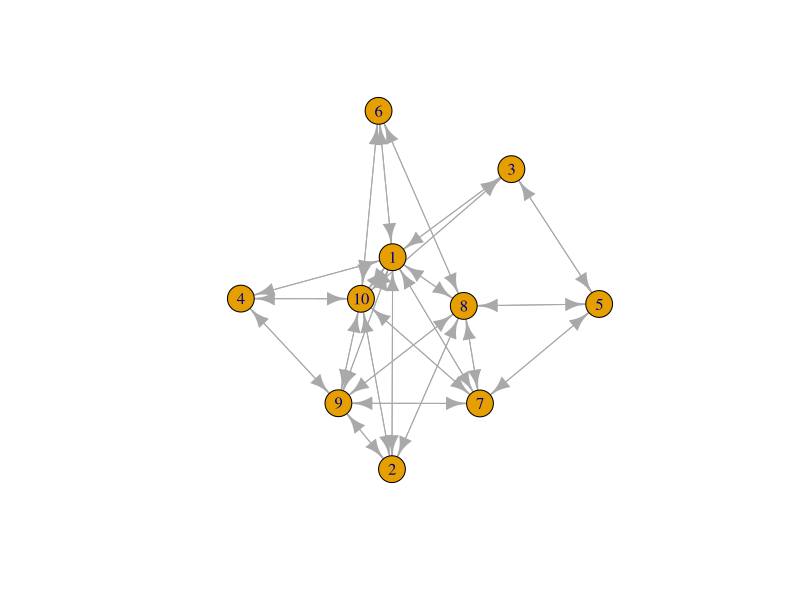
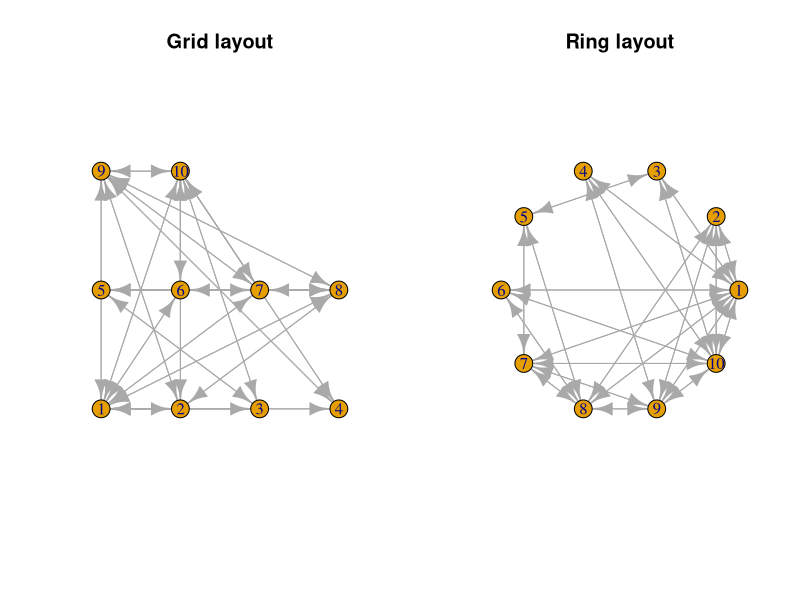
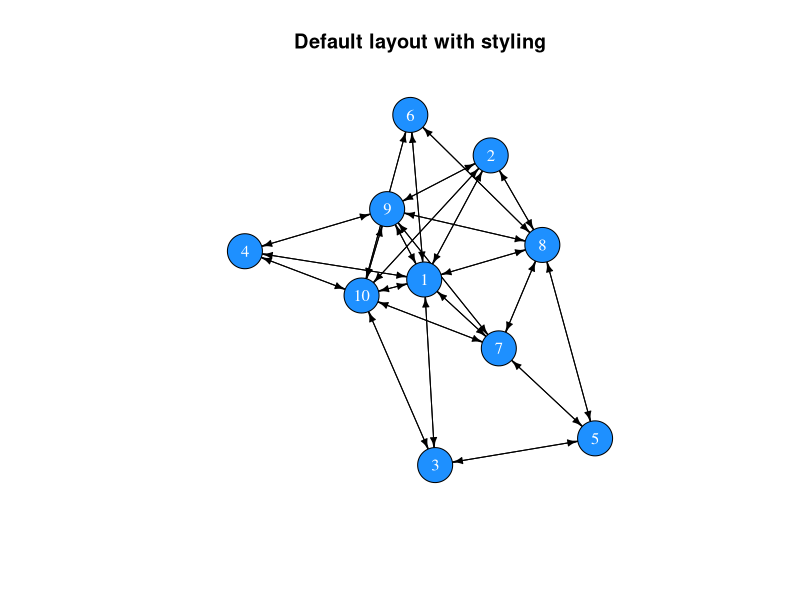
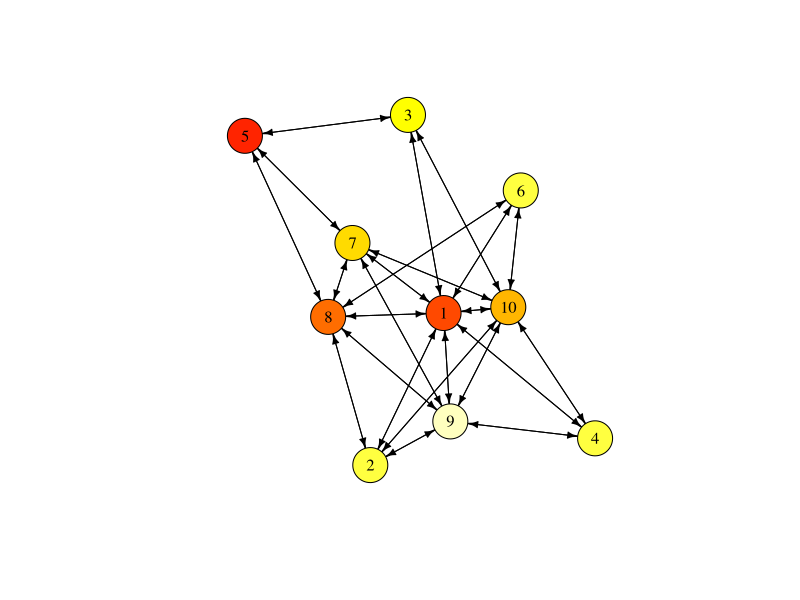
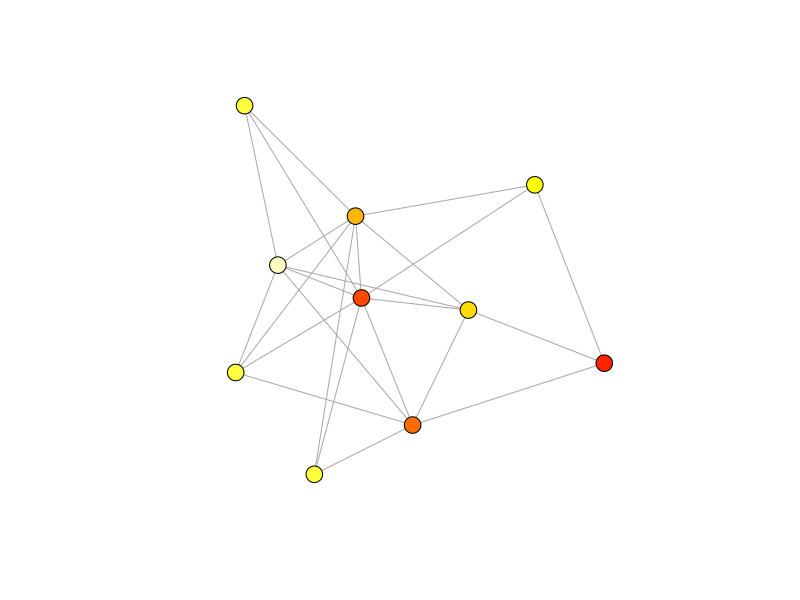
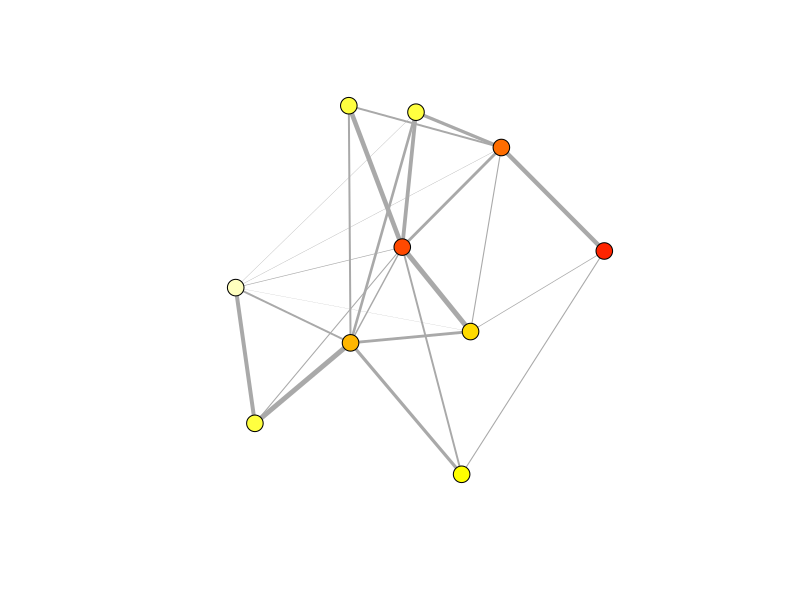
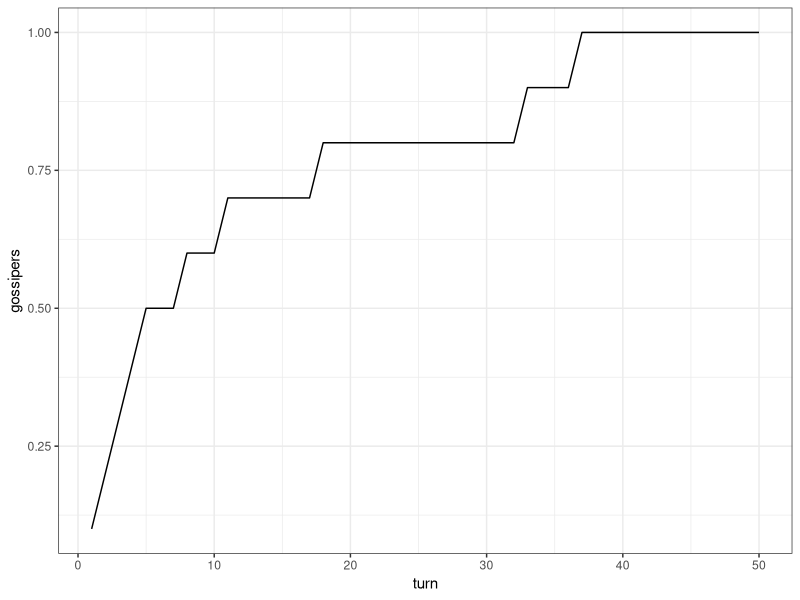
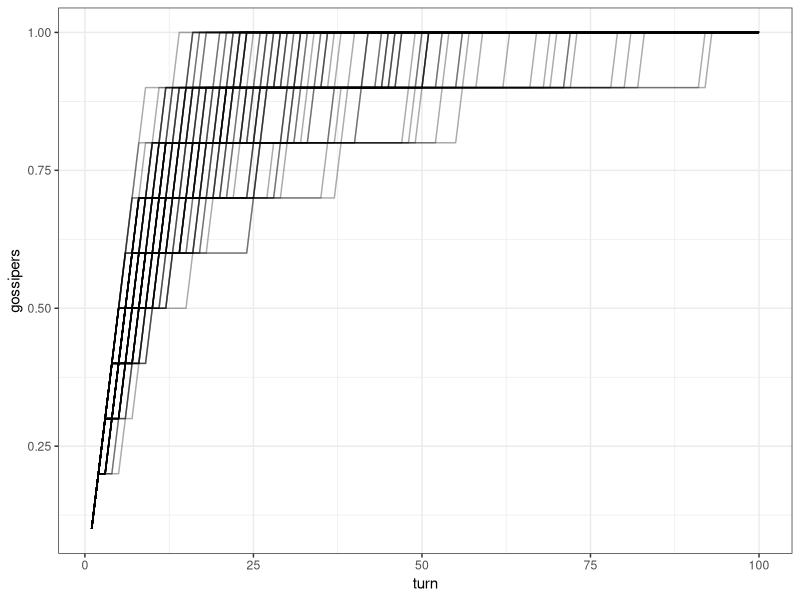

Write R code to recreate these figures, in order.
## ---- chunk 1
m <- matrix(c(0,1,1, 0,0,1, 1,1,0), nrow=3, byrow=T)
row.names(m) <- c("A","B","C")
colnames(m) <- c("A","B","C")
m
## ---- chunk 2
all(m[upper.tri(m)] == m[lower.tri(m)])
## ---- chunk 3
# Either
m[lower.tri(m)] <- t(m)[lower.tri(m)]
# or use m[2,1] <- 1
m
# Check whether the matrix is symmetric now:
all(m[upper.tri(m)] == m[lower.tri(m)])
## ---- chunk 4
n <- 10
adjm <- matrix(NA, ncol=n, nrow=n)
adjm
## ---- chunk 5
friendshipRatio <- 0.5

adjm[upper.tri(adjm)] <- sample(x = 0:1, 
                                size = n*(n-1)/2, 
                                replace = T, 
                                prob = c(1-friendshipRatio, friendshipRatio))
adjm

# add the mirror image to the lower triangle
adjm[lower.tri(adjm)] <- t(adjm)[lower.tri(adjm)]
adjm



# replace diagonal (these indicate self-references) with zeros
diag(adjm) <- 0
adjm

## ---- chunk 6
library(igraph)
net <- graph_from_adjacency_matrix(adjm)
net
## ---- chunk 7
#set.seed(1)
plot(net)
## ---- chunk 8
par(mfrow=c(1,2))
plot(net, layout=layout.grid(net), main="Grid layout")
plot(net, layout=layout.circle(net), main="Ring layout")
## ---- chunk 9
par(mfrow=c(1,1))
plot(net, 
     vertex.color="dodgerblue", 
     vertex.label.color="white",
     vertex.size=20,
     edge.color="black",
     edge.width=1,
     edge.arrow.size=0.5,
     main="Default layout with styling")
## ---- chunk 10
# There is no age attribute set
V(net)$age

# Add an age attribute and randomly assign an age class
V(net)$age <- sample(x=1:10, size=n, replace=T)

# The network now has an age attribute
V(net)$age

V(net)$colour <- heat.colors(n=10)[V(net)$age]

net
## ---- chunk 11
plot(net, 
     vertex.color=V(net)$colour, 
     vertex.label.color="black",
     vertex.size=20,
     edge.color="black",
     edge.width=1,
     edge.arrow.size=0.5)
## ---- chunk 12
net <- as.undirected(net)
plot(net, 
     vertex.color=V(net)$colour, 
     vertex.label="",
     vertex.size=9,
     edge.width=1,
     edge.arrow.size=0.5)
## ---- chunk 13
# create a copy of the adjacency matrix
adjm2 <- adjm

# draw random values from a uniform distribution and replace the matrix entries that have a value of 1
adjm2[upper.tri(adjm2)] <- runif(n=sum(upper.tri(adjm2))) * adjm2[upper.tri(adjm2)]

# copy the mirror image to the lower triangle
adjm2[lower.tri(adjm2)] <- t(adjm2)[lower.tri(adjm2)]

# create the network
net2 <- graph_from_adjacency_matrix(adjm2, weighted=TRUE, mode="undirected")
net2
## ---- chunk 14
V(net2)$age <- V(net)$age
V(net2)$colour <- V(net)$colour

plot(net2, 
     vertex.color=V(net2)$colour,
     vertex.label="",
     vertex.size=9,
     edge.width=E(net2)$weight*5,
     edge.arrow.size=0.5)
## ---- chunk 15
# vertex information
V(net)

# edge information
E(net)
## ---- chunk 16
# vertex attributes
get.vertex.attribute(graph=net)

# edge attributes
get.edge.attribute(net)
## ---- chunk 17
# vertex count
vcount(net)

# edge count
ecount(net)
## ---- chunk 18
diameter(graph=net)
## ---- chunk 19
# average distance between any dyad
mean_distance(graph=net)
## ---- chunk 20
edge_density(graph=net)
## ---- chunk 21
reciprocity(graph=net)
## ---- chunk 22
transitivity(graph=net)
## ---- chunk 23
# number of edges that connected with each node
degree(graph=net)

# as we have an undirected network, the count of incoming and outgoing edges is identical
identical(degree(graph=net, mode="in"), 
          degree(graph=net, mode="out"))

# we can use the mean of all degree centralities as a general measure for the entire network
mean(degree(graph=net))
## ---- chunk 24
sort(strength(graph=net))
## ---- chunk 25
closeness(graph=net)
## ---- chunk 26
betweenness(graph=net)
## ---- chunk 27
eigen_centrality(graph=net)$vector
## ---- chunk 28
# set up vector that stores whether an individual possesses the latest gossip:
gossip_meter <- rep(F, n)
gossip_meter

# choose a random individual to start gossipping
gossip_meter[sample(x=n, size=1)] <- T
gossip_meter

# choose an individual with gossip
if(sum(gossip_meter)==1){
  gossip_provider <- which(gossip_meter)
} else {
  gossip_provider <- sample(x=which(gossip_meter), size=1)
}

# choose a neighbour in the network
neighbours <- which(adjm[gossip_provider,]==1)

# only execute if there is a neighbour
if(length(neighbours)>0){
  # choose one neighbour if several are present
  if(length(neighbours)==1){
    neighbour <- neighbours
  } else {
    neighbour <- sample(x=neighbours, size=1)
  }
  # update gossip indicator of the neighbour
  gossip_meter[neighbour] <- T
}
gossip_meter
## ---- chunk 29
mySample <- function(x, prob=NULL){
  if(length(x)==1){
    return(x)
  } else {
    return(sample(x=x, size=1, prob=prob))
  }
}
## ---- chunk 30
# total number of turns to loop over
Turns <- 50

# a matrix to record how many individuals have the gossip at time x
res <- data.frame(turn=1:Turns, gossipers=rep(0, Turns))

# set up gossip indicator
gossip_meter <- rep(F, n)

# choose a random individual to start gossipping
gossip_meter[sample(x=n, size=1)] <- T

for(turns in 1:Turns){
  res[turns,2] <- sum(gossip_meter)/n
  # choose an individual with gossip
  gossip_provider <- mySample(which(gossip_meter))
  
  # choose a neighbour in the network
  neighbours <- which(adjm[gossip_provider,]==1)
  
  # only execute if there is a neighbour
  if(length(neighbours)>0){
    # choose one neighbour ...
    neighbour <- mySample(neighbours)
    # and update its gossip indicator
    gossip_meter[neighbour] <- T
  }
}

# have a look at the time course
res$turn

# plot result
library(ggplot2)
ggplot(res) + 
  geom_line(aes(x=turn, y=gossipers)) +
  theme_bw()
## ---- chunk 31
gossip_model <- function(ADJM, TURNS, SIM=1){
  n <- nrow(ADJM)
  # a matrix to record how many individuals have the gossip at time x
  res <- data.frame(turn=1:TURNS, gossipers=rep(0, TURNS))
  # set up gossip indicator
  gossip_meter <- rep(F, n)
  # choose a random individual to start gossipping
  gossip_meter[sample(x=n, size=1)] <- T
  
  for(turns in 1:TURNS){
    res[turns,2] <- sum(gossip_meter)/n
    # choose an individual with gossip
    gossip_provider <- mySample(which(gossip_meter))
    # choose a neighbour in the network
    neighbours <- which(ADJM[gossip_provider,]==1)
    # only execute if there is a neighbour
    if(length(neighbours)>0){
      # choose one neighbour ...
      neighbour <- mySample(neighbours)
      # and update its gossip indicator
      gossip_meter[neighbour] <- T
    }
  }
  res$simulation <- SIM
  return(res)
}
## ---- chunk 32
data <- do.call("rbind", lapply(1:100, function(sim){
  gossip_model(ADJM=adjm, TURNS=100, SIM=sim)
}))
## ---- chunk 33
ggplot(data) + 
  geom_line(aes(x=turn, y=gossipers, group=simulation), alpha=.33) +
  theme_bw()
## ---- chunk 34
createNetwork <- function(N, FRIENDSHIPRATIO){
  adjm <- matrix(0, ncol=N, nrow=N)
  adjm[upper.tri(adjm)] <- sample(x = 0:1, 
                                  size = N*(N-1)/2, 
                                  replace = T, 
                                  prob = c(1-FRIENDSHIPRATIO, FRIENDSHIPRATIO))
  adjm[lower.tri(adjm)] <- t(adjm)[lower.tri(adjm)]
  return(adjm)
}
## ---- chunk 35
adjm_full <- createNetwork(N=n, FRIENDSHIPRATIO=1)

data_full <- do.call("rbind", lapply(1:100, function(sim){
  gossip_model(ADJM=adjm_full, TURNS=100, SIM=sim)
}))
## ---- chunk 36
data$type <- "colleague network"
data_full$type <- "fully connected"
data_combined <- rbind(data, data_full)

ggplot(data_combined) + 
  geom_point(aes(x=turn, y=gossipers, color=type), alpha=.05) +
  geom_smooth(aes(x=turn, y=gossipers, color=type)) +
  ylab("Proportion with gossip") +
  theme_bw()
## ---- chunk 37
adjm_colleagues <- createNetwork(N=25, FRIENDSHIPRATIO=.20)
adjm_full <- createNetwork(N=25, FRIENDSHIPRATIO=1)

data_colleagues <- do.call("rbind", lapply(1:100, function(sim){
  gossip_model(ADJM=adjm_colleagues, TURNS=100, SIM=sim)
}))

data_full <- do.call("rbind", lapply(1:100, function(sim){
  gossip_model(ADJM=adjm_full, TURNS=100, SIM=sim)
}))
## ---- chunk 38
data_colleagues$type <- "colleague network"
data_full$type <- "fully connected"
data_combined2 <- rbind(data_full, data_colleagues)

ggplot(data_combined2) + 
  geom_point(aes(x=turn, y=gossipers, color=type), alpha=.05) +
  geom_smooth(aes(x=turn, y=gossipers, color=type)) +
  ylab("Proportion with gossip") +
  theme_bw()
## ---- chunk 39
gossip_model <- function(ADJM, PROP, TURNS, SIM=1){
  n <- nrow(ADJM)
  # set up gossip indicator
  gossip_meter <- rep(F, n)
  # choose a random individual to start gossipping
  gossip_meter[sample(x=n, size=1)] <- T
  
  timestep <- NA
  for(turns in 1:TURNS){
    # record the time step when a defined proportion of the population has the gossip
    if(sum(gossip_meter)/n >= PROP & is.na(timestep)){
      timestep <- turns 
    }
    # choose an individual with gossip
    gossip_provider <- mySample(which(gossip_meter))
    # choose a neighbour in the network
    neighbours <- which(ADJM[gossip_provider,]==1)
    # only execute if there is a neighbour
    if(length(neighbours)>0){
      # choose one neighbour ...
      neighbour <- mySample(neighbours)
      # and update its gossip indicator
      gossip_meter[neighbour] <- T
    }
  }
  # if PROP is not reached, return the maximum value
  if(is.na(timestep)){
    timestep <- TURNS
  }
  return(timestep)
}
## ---- chunk 40
adjm <- createNetwork(N=50, FRIENDSHIPRATIO=.25)
gossip_model(ADJM=adjm, PROP=.75, TURNS=100, SIM=1)
## ---- chunk 41
parameters <- expand.grid(groupSize=c(10,30,50,70,90),
                          connectivity=c(.2,.4,.6,.8,1),
                          repetition=1:10)

tmp <- lapply(1:nrow(parameters), function(p){
  adjm <- createNetwork(N=parameters[p,"groupSize"], FRIENDSHIPRATIO=parameters[p,"connectivity"])
  # adjm <- get.adjacency(watts.strogatz.game(dim=1, size=parameters[p,"groupSize"], nei=1, p=parameters[p,"connectivity"], loops=F, multiple=F))
  gossip_model(ADJM=adjm, PROP=.5, TURNS=100, SIM=parameters[p,"repetition"])
})

parameters$time <- unlist(tmp)
## ---- chunk 42
library(dplyr)
parameters %>% group_by(groupSize, connectivity) %>% summarise(meanTime=mean(time)) -> data
## ---- chunk 43
# ggplot(data) + 
#   geom_raster(aes(x=factor(connectivity), y=factor(groupSize), fill=meanTime))

ggplot(data, aes(x=groupSize, y=meanTime, col=factor(connectivity))) + geom_line() + geom_point() + theme_bw()
## ---- chunk 44
healthBehaviourAdoption <- function(ADJM, MODE="simple", ROUNDS=100){
  mod <- ifelse(test=MODE=="simple", yes=1, no=2)
  N <- nrow(ADJM)
  
  # set up behaviour
  behaviour <- rep(F, N)
  behaviour[sample(N,size=10)] <- T
  
  # recording data
  fraction <- rep(0, ROUNDS)
  
  # loop
  for(round in 1:ROUNDS){
    # record
    fraction[round] <- sum(behaviour)/N
    
    # pick random individual
    focal <- sample(x=N, size=1)
    # who are its neighbours
    neigh <- adjm[focal, ] == 1
    # fraction of neighbours with healthy behaviour
    frac <- sum(behaviour[neigh]) / sum(neigh)
    # with probability frequency^2 add behaviour to repertoire
    if(runif(1,0,1) < (frac^mod)){
      behaviour[focal] <- T
    } else {
      # maybe: else have loss of behaviour if frequency^2 is below threshold
      # behaviour[focal] <- F
    }
  }
  return(data.frame(mode=MODE, frac=fraction, round=1:ROUNDS))
}


net <- make_lattice(length=11, dim=2, nei=2, circular=T)
# plot(net, vertex.size=1, vertex.label="")
# mean(degree(net))
# transitivity(net)
adjm <- as.matrix(get.adjacency(net))
clu_simple <- healthBehaviourAdoption(ADJM=adjm, MODE="simple", ROUNDS=1000)
clu_comp <- healthBehaviourAdoption(ADJM=adjm, MODE="complex", ROUNDS=1000)
clu <- rbind(clu_simple, clu_comp)
clu$network <- "clustered"

net2 <- watts.strogatz.game(size=11, dim=2, nei=2, p=.5)
# plot(net2, vertex.size=1, vertex.label="")
# mean(degree(net2))
# transitivity(net2)
adjm2 <- as.matrix(get.adjacency(net2))
rand_simple <- healthBehaviourAdoption(ADJM=adjm2, MODE="simple", ROUNDS=1000)
rand_comp <- healthBehaviourAdoption(ADJM=adjm2, MODE="complex", ROUNDS=1000)
rand <- rbind(rand_simple, rand_comp)
rand$network <- "random"

res <- rbind(clu, rand)

ggplot(res) + geom_line(aes(x=round, y=frac, col=network, linetype=mode), size=.9)
## ---- chunk 45
# for repeated interactions 
healthBehaviourAdoption <- function(NET, MODE="simple", ROUNDS=100){
  if(NET=="clustered"){
    net <- make_lattice(length=11, dim=2, nei=2, circular=T)
    adjm <- as.matrix(get.adjacency(net))
  } else if(NET=="random"){
   net <- watts.strogatz.game(size=11, dim=2, nei=2, p=1)
   adjm <- as.matrix(get.adjacency(net)) 
  }
  mod <- ifelse(test=MODE=="simple", yes=1, no=2)
  N <- nrow(adjm)
  
  # set up behaviour
  behaviour <- rep(F, N)
  behaviour[sample(N,size=6)] <- T
  
  # recording data
  fraction <- rep(0, ROUNDS)
  
  # loop
  for(round in 1:ROUNDS){
    # record
    # fraction[round] <- sum(behaviour)/N
    
    # pick random individual
    focal <- sample(x=N, size=1)
    # who are its neighbours
    neigh <- adjm[focal, ] == 1
    # fraction of neighbours with healthy behaviour
    frac <- sum(behaviour[neigh]) / sum(neigh)
    # with probability frequency^2 add behaviour to repertoire
    if(runif(n=1,min=0,max=1) < (frac^mod)){
      behaviour[focal] <- T
    } else {
      # maybe: else have loss of behaviour if frequency^2 is below threshold
      # behaviour[focal] <- F
    }
    fraction[round] <- frac
  }
  return(data.frame(network=NET, mode=MODE, frac=fraction, round=1:ROUNDS))
}

#repeated runs
reps <- 100
clu_simple <- do.call("rbind", lapply(1:reps, function(x) healthBehaviourAdoption(NET="clustered", MODE="simple", ROUNDS=1000)))
clu_comp <- do.call("rbind", lapply(1:reps, function(x) healthBehaviourAdoption(NET="clustered", MODE="complex", ROUNDS=1000)))
clu <- rbind(clu_simple, clu_comp)

net2 <- watts.strogatz.game(size=11, dim=2, nei=2, p=.5)
adjm2 <- as.matrix(get.adjacency(net2))
rand_simple <- do.call("rbind", lapply(1:reps, function(x) healthBehaviourAdoption(NET="random", MODE="simple", ROUNDS=1000)))
rand_comp <- do.call("rbind", lapply(1:reps, function(x) healthBehaviourAdoption(NET="random", MODE="complex", ROUNDS=1000)))
rand <- rbind(rand_simple, rand_comp)

res <- rbind(clu, rand)

ggplot(res) + stat_smooth(aes(x=round, y=frac, col=network, linetype=mode), size=.9, se=T)
